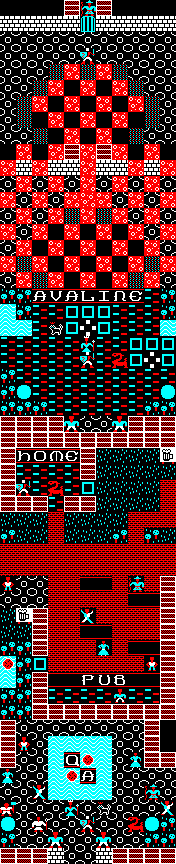

A level layout from a 2D game, rendered from its tile map. Below: a short description, then the map file with its tile-grid data intact:
An orthogonal 11x54 tile map with 16x16 px tiles, 1 tile layer (Tile Layer 1).

<map version="1.8" tiledversion="1.8.0" orientation="orthogonal" renderorder="right-down" width="11" height="54" tilewidth="16" tileheight="16" infinite="0" nextlayerid="2" nextobjectid="1">
 <editorsettings>
  <export target="endgame.csv" format="csv" />
 </editorsettings>
 <tileset firstgid="1" source="dostiles.tsx" />
 <layer id="1" name="Tile Layer 1" width="11" height="54">
  <data encoding="csv">
18,18,18,18,5,56,5,18,18,18,18,
19,19,19,19,19,58,19,19,19,19,19,
90,90,90,90,90,90,90,90,90,90,90,
90,90,90,90,90,17,90,90,90,90,90,
90,90,90,22,3,22,3,22,90,90,90,
90,90,22,3,18,3,18,3,22,90,90,
90,22,3,18,3,18,3,18,3,22,90,
90,22,18,3,18,3,18,3,18,22,90,
90,90,22,18,3,18,3,18,22,90,90,
18,3,18,3,5,3,5,3,18,3,18,
3,19,3,19,19,3,19,19,3,19,3,
90,3,90,3,90,3,90,3,90,3,90,
3,90,3,90,3,3,3,90,3,90,3,
90,3,90,3,22,3,22,3,90,3,90,
3,90,3,18,3,18,3,18,3,90,3,
90,3,18,3,18,3,18,3,18,3,90,
3,22,3,18,3,18,3,18,3,22,3,
90,3,22,3,18,3,18,3,22,3,90,
10,10,25,46,25,36,33,38,29,23,10,
4,10,23,23,20,20,20,23,23,23,10,
4,4,23,53,20,91,20,23,23,23,4,
23,23,23,23,23,52,23,23,20,20,20,
23,23,23,23,23,17,23,61,20,91,20,
10,23,23,23,23,23,23,23,23,23,23,
10,71,23,23,23,23,23,23,23,23,71,
10,10,10,23,23,23,23,23,23,10,10,
5,5,5,5,60,90,90,60,5,5,5,
5,5,5,5,5,5,5,5,5,5,5,
5,32,39,37,29,5,9,9,9,9,79,
5,23,23,23,23,5,9,9,9,9,9,
5,17,23,61,23,20,9,9,9,9,21,
5,5,5,23,5,5,9,9,9,9,21,
9,9,9,21,9,9,9,9,21,21,21,
10,9,9,21,9,9,9,10,21,10,9,
21,21,21,21,21,21,21,21,21,21,21,
21,21,21,21,21,21,21,21,21,21,21,
55,90,90,21,21,24,24,21,56,21,5,
90,90,90,21,21,21,21,21,24,24,5,
9,79,5,21,21,59,21,21,21,21,5,
9,9,5,21,21,24,24,21,21,21,5,
10,10,5,21,21,21,83,21,24,24,5,
1,10,20,21,21,21,21,21,21,55,5,
4,10,5,24,24,40,45,26,24,24,5,
10,10,5,23,23,23,23,51,23,23,5,
10,10,5,5,5,5,5,5,5,5,5,
5,90,90,90,90,90,90,90,90,5,18,
5,55,90,4,4,4,4,90,90,5,18,
5,90,90,4,41,1,4,90,83,5,5,
83,90,90,4,1,25,4,90,90,90,90,
90,90,59,4,4,4,4,90,90,56,90,
57,90,90,90,52,90,53,90,90,90,59,
71,90,54,90,90,17,90,90,61,71,10,
10,90,90,60,90,90,60,90,90,10,10,
5,5,6,19,90,90,19,5,5,5,5
</data>
 </layer>
</map>